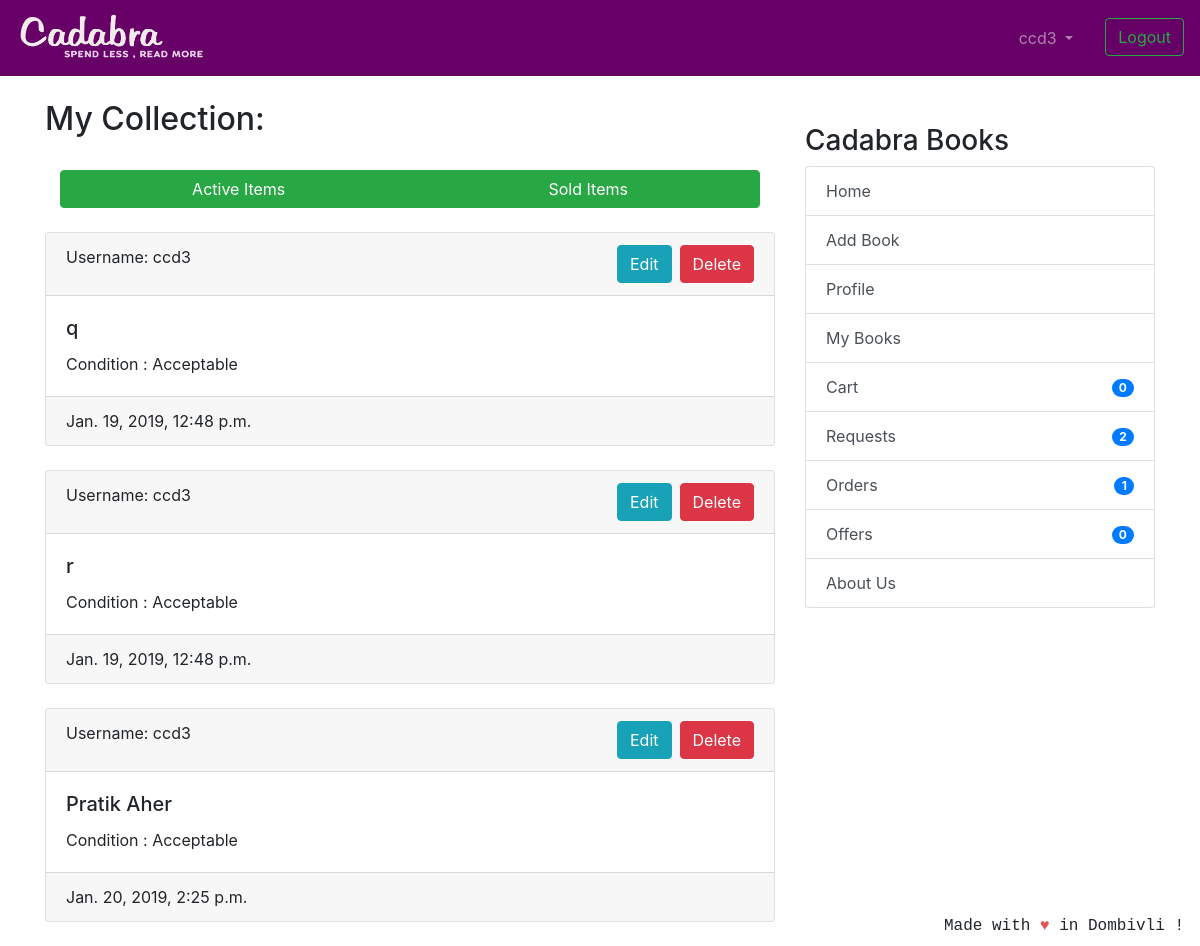
The page /userbooks/ (signed in) on the database its author committed.
### coreapp/models.py (models this page shows, shortened)
class Book(models.Model):
    user = models.ForeignKey(User, on_delete=models.CASCADE, null=True)
    book_name = models.CharField(
        max_length=100, help_text="We only deal with original books with ISBN codes, pirated books will not be accepted.")
    author_name = models.CharField(max_length=100, blank=True, null=True)
    description = models.CharField(max_length=2000, blank=True, null=True)
    image = models.ImageField('Book Image', null=True,
                              blank=True, upload_to="book_images/")
    price = models.IntegerField(
        null=True, blank=True, help_text="We would be deducting 20 rupees from item price for delivery purposes.")
    sell_or_exchange = models.CharField(
        max_length=100, choices=BUY_OR_EXCHANGE, default='Exchange', help_text="By adding items to exchange you can make requests to other users for exchange.")
    condition = models.CharField(
        max_length=100, choices=CONITION_CHOICES, default='Acceptable')
    created_at = models.DateTimeField(auto_now_add=True)
    class Meta:
        verbose_name = 'Book'
        verbose_name_plural = 'Books'

### coreapp/views.py (the view)
# urls.py: path('userbooks/', views.UserBookListView.as_view(),name='userbooks'),
class UserBookListView(generic.ListView):
    model = Book
    template_name = 'user_books_list_entries.html'
    context_object_name = 'books'
    ordering = ['-created_at']
    def get_queryset(self):
        collection_items = UserCollection.objects.get(
            owner=self.request.user.profile)
        return collection_items.books.exclude(id__in=ordered_books).exclude(
            id__in=requester_books).exclude(id__in=offerrer_books)

### nofapapp/context_processors.py (called while the page is built)
def add_variable_to_context(request):
    if request.user.id:
        orderitems = Order.objects.get(owner=request.user.profile)
        return {
            'requestscount': Requests.objects.filter(requester=request.user).count(),
            'offercount' : Requests.objects.filter(offerrer=request.user).count(),
            'orderscount': Transaction.objects.filter(Q(offerrer=request.user) | Q(requester=request.user)).count()+FinalBuyOrder.objects.filter(user=request.user).count(),
            'cartitemscount': orderitems.items.count(),
            'addresscheck': get_object_or_404(ShippingAddress, profile=get_object_or_404(Profile, user=request.user)).address1,
            }
    else:
        return {}

### templates/user_books_list_entries.html (shortened to what this page needs)
{% extends 'base.html' %}
{% block content %}
<h2 >My Collection:</h2>
<br/>
<div class="btn-group container-fluid">
    <a href="{% url 'coreapp:userbooks' %}" class="btn btn-success">Active Items</a>
    <a href="{% url 'coreapp:sold-books' %}" class="btn btn-success">Sold Items</a>
</div>
<br/>
<br/>
{% if books %}
{% for book in books %}
<div class="card text-left">
    <div class="card-header">
        Username: {{ book.user.username }}
        <a href="{% url 'coreapp:post-delete' book.id %}" class="btn btn-danger float-right">Delete</a>
        <a href="{% url 'coreapp:post-update' book.id %}" class="mr-2 btn btn-info float-right" >Edit</a>
    </div>
    <div class="card-body">
        <h5 class="card-title">{{ book.book_name }}</h5>
        <p class="card-text">Condition : {{ book.condition }} </p>
        </div>
    <div class="card-footer text-mutxed">
        {{ book.created_at }}
    </div>
</div>
{% endfor %}
{% endif %}
{% endblock %}

### templates/base.html (shortened to what this page needs)
{% load static %}
<!doctype html>
<html lang="en">
  <head>
    <link rel="stylesheet" href="https://stackpath.bootstrapcdn.com/bootstrap/4.2.1/css/bootstrap.min.css"
>
  </head>
  <body>
    <header class="site-header">
<nav class="navbar navbar-expand-lg navbar-dark" style="background-color: #660066;">
  <a class="navbar-brand" href="{% url 'coreapp:list_entries' %}">
      <img src="{% static 'img/cadabra.png' %}" alt="Logo" style="width:190px;height:50px" >
    </a>
  <div class="collapse navbar-collapse" id="navbarSupportedContent">
    <ul class="navbar-nav ml-auto">
      {% if user.is_authenticated %}
      <li class="nav-item dropdown">
        <a class="nav-link dropdown-toggle mr-3" href="#" id="navbarDropdown" role="button" data-toggle="dropdown"
          aria-haspopup="true" aria-expanded="false">
          {{ user.username }}
        </a>
      </li>
      <li><a class="btn btn-outline-success ml-2 my-2 my-sm-0" href="{% url 'logout'%}">Logout</a></li>
        {% else %}
      <li><a href="{% url 'login' %}" class="btn btn-outline-success">Login</a></li>
      <li><a href="{% url 'coreapp:signup' %}" class="btn btn-primary ml-2">Sign up</a></li>
      {% endif %}
    </ul>
  </div>
</nav>
  </header>
  <br/>
    <div class="container">
      <div class="row justify-content-center">
        <div class="col-8">
          {% block content %}
          {% endblock %}
        </div>
        {% if user.is_authenticated %}
                <div class="col-md-4">
                  <div class="content-section">
                    <br/>
                    <h3>Cadabra Books</h3>
                      <ul class="list-group">
                        <a class="list-group-item list-group-item-action" href="{% url 'coreapp:list_entries' %}" > Home </a>
                        <a class="list-group-item list-group-item-action" href="{% url 'coreapp:new_entry' %}" > Add Book</a>
                        <a class="list-group-item list-group-item-action" href="{% url 'coreapp:profile' %}" >Profile</a>
                        <a class="list-group-item list-group-item-action" href="{% url 'coreapp:userbooks' %}" >My Books</a>
                        <a class="list-group-item list-group-item-action" href="{% url 'cart:cart_items' %}" >Cart<span class="badge badge-primary badge-pill float-right mt-1">{{ cartitemscount }}</span> </a>
                        <a class="list-group-item list-group-item-action" href="{% url 'transaction:requests_view' %}" >Requests<span class="badge badge-primary badge-pill float-right mt-1">{{ requestscount }}</span></a>
                        <a class="list-group-item list-group-item-action" href="{% url 'transaction:orders_view' %}" >Orders <span class="badge badge-primary badge-pill float-right mt-1">{{ orderscount }}</span></a>
                        <a class="list-group-item list-group-item-action" href="{% url 'transaction:offers_view' %}" >Offers <span class="badge badge-primary badge-pill float-right mt-1">{{ offercount }}</span></a>
                        <a class="list-group-item list-group-item-action" href="{% url 'coreapp:aboutus' %}">About Us</a>
                      </ul>
                      <br/>
                  </div>
                </div>
                {% endif %}
      </div>
    </div>
<footer class="site-footer mr-3 mb-2" style="position:fixed;right:0;bottom:0;font-family: 'Courier';font-style: bold;">
  Made with <span style="color: #e25555;">&hearts;</span> in Dombivli !
</footer>
</body>
</html>

### rows shown on the page
Book: user.username "ccd3", book_name "q", condition "Acceptable", created_at "Jan. 19, 2019, 12:48 p.m."
Book: user.username "ccd3", book_name "r", condition "Acceptable", created_at "Jan. 19, 2019, 12:48 p.m."
Book: user.username "ccd3", book_name "Pratik Aher", condition "Acceptable", created_at "Jan. 20, 2019, 2:25 p.m."

### other values the page prints
{{ user.username }} "ccd3"
{{ cartitemscount }} "0"
{{ requestscount }} "2"
{{ orderscount }} "1"
{{ offercount }} "0"
